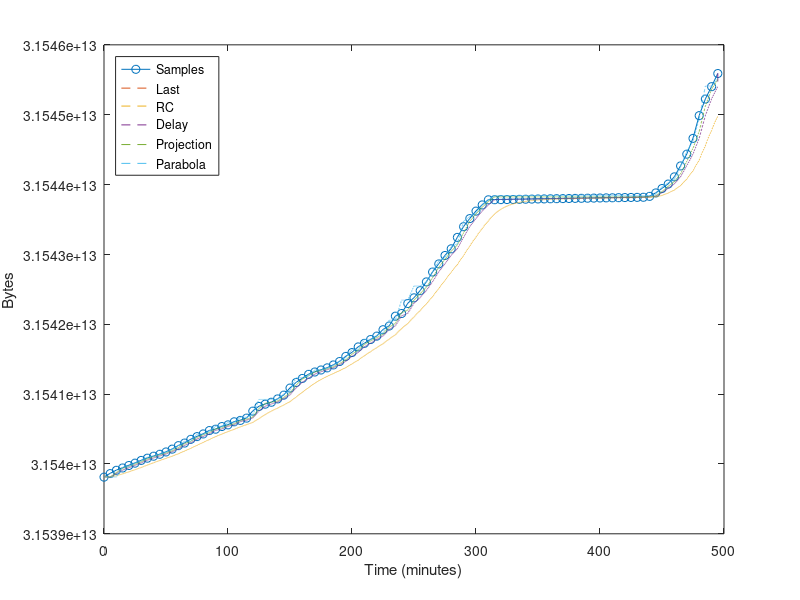

The MATLAB script that drew this image:
% This script simulates a couple different methods for extrapolating the
% value on the display. I want to update it every 10ms or so, but I can
% probably only ping the server every minute or so. Below you can find 
% three different sets of real data from the server, for different sampling
% intervals and durations. 
%

%% Ts=10s for 100*10s=16m40s
dt_samples = 10;
samples = [31537744942583,31537747858935,31537747940855,31537748678135,31537749906935,31537751430647,31537752200695,31537753626103,31537753691639,31537754248695,31537755624951,31537756214775,31537756886519,31537758262775,31537758868983,31537760261623,31537760916983,31537761621495,31537762227703,31537762850295,31537764914679,31537765553655,31537766274551,31537767798263,31537768633847,31537770370551,31537774351863,31537776842231,31537777972727,31537778611703,31537778791927,31537780446711,31537781200375,31537783084535,31537785886199,31537791391223,31537792587255,31537794487799,31537794586103,31537795061239,31537796322807,31537798141431,31537799943671,31537800041975,31537800762871,31537802073591,31537802761719,31537803482615,31537804776951,31537805497847,31537806841335,31537808758263,31537809446391,31537810953719,31537811887607,31537812510199,31537813837303,31537814590967,31537815279095,31537816606199,31537816753655,31537817261559,31537817834999,31537818965495,31537819653623,31537820243447,31537821488631,31537822225911,31537822930423,31537823536631,31537824945655,31537825617399,31537826780663,31537826944503,31537828091383,31537828189687,31537828812279,31537829926391,31537831499255,31537832285687,31537832433143,31537833547255,31537834661367,31537835349495,31537835415031,31537836447223,31537836479991,31537837086199,31537839920631,31537842001399,31537843836407,31537844704759,31537846359543,31537847162359,31537847997943,31537848751607,31537850045943,31537850193399,31537850799607,31537852732919];

%% Ts=60s for 100*60s=1h40m
dt_samples = 60;
samples = [31538243343863,31538263299575,31538275931639,31538287826423,31538307126775,31538317202935,31538327524855,31538337207799,31538340271607,31538342811127,31538345055735,31538353296887,31538365421047,31538375136759,31538381592055,31538394912247,31538405004791,31538420749815,31538421994999,31538424616439,31538427631095,31538429318647,31538433463799,31538446308855,31538461398519,31538475292151,31538487530999,31538502276599,31538510271991,31538515711479,31538524034551,31538530473463,31538539304439,31538552706551,31538558916087,31538575529463,31538584835575,31538598893047,31538604758519,31538608936439,31538615997943,31538624075255,31538637493751,31538647160311,31538655139319,31538661971447,31538674947575,31538684630519,31538690463223,31538702030327,31538711926263,31538722035191,31538731193847,31538747610615,31538781820407,31538794763767,31538808526327,31538817209847,31538830202359,31538856302071,31538866017783,31538870228471,31538874193399,31538877158903,31538880796151,31538882811383,31538898753015,31538907878903,31538921297399,31538930636279,31538942940663,31538951181815,31538970433015,31538977068535,31538982426103,31538988881399,31538995451383,31539000071671,31539011868151,31539018814967,31539026269687,31539038754295,31539045340663,31539052942839,31539060725239,31539068261879,31539077453303,31539081467383,31539089217015,31539100374519,31539112908279,31539121526263,31539127522807,31539136992759,31539142907383,31539148248567,31539165173239,31539181098487,31539195500023,31539212080631];

%% Ts=5m for 100*5m=8h20m
dt_samples = 300;
samples = [31539813914103,31539864884727,31539911759351,31539945084407,31539980342775,31540014093815,31540053317111,31540085364215,31540113757687,31540141364727,31540174345719,31540214961655,31540264785399,31540301682167,31540355077623,31540394169847,31540432311799,31540480775671,31540500125175,31540538086903,31540562187767,31540605916663,31540626167287,31540658787831,31540758681079,31540826002935,31540858525175,31540886099447,31540933563895,31540987778551,31541089113591,31541169051127,31541226903031,31541285344759,31541318850039,31541347751415,31541378160119,31541420004855,31541469009399,31541542426103,31541597427191,31541677889015,31541729056247,31541783565815,31541832586743,31541924271607,31541977339383,31542118176247,31542156563959,31542299858423,31542380713463,31542483391991,31542608762359,31542750139895,31542865876471,31542987101687,31543082472951,31543246001655,31543398897143,31543515190775,31543621981687,31543710553591,31543783986679,31543784936951,31543786493431,31543787623927,31543788901879,31543790949879,31543792473591,31543794144759,31543795897847,31543796864503,31543798781431,31543800223223,31543801288183,31543802861047,31543804368375,31543805482487,31543806957047,31543808398839,31543810004471,31543811708407,31543812691447,31543814493687,31543816001015,31543817606647,31543818950135,31543820277239,31543833236983,31543882208759,31543945516535,31544009364983,31544112453111,31544268822007,31544437331447,31544663184887,31544988816887,31545226335735,31545403643383,31545591551479];

%%
dt_update = dt_samples/100;
N = size(samples,2);

t_samples = 0:dt_samples:(size(samples,2)-1)*dt_samples;
t_interpo = 0:dt_update:(size(samples,2)-1)*dt_samples;

interpo1 = zeros(size(t_interpo));
interpo2 = zeros(size(t_interpo));
interpo3 = zeros(size(t_interpo));
interpo4 = zeros(size(t_interpo));
interpo5 = zeros(size(t_interpo));

cur_sample = 1;
proportional = samples(1);
prevProj = samples(1); interpo4(1) = samples(1);
prevProj2 = samples(1); interpo5(1) = samples(1);
for i=1:size(t_interpo,2)
   if (t_interpo(i) >= t_samples(cur_sample+1))
       prevProj = interpo4(max(1,i-1));
       prevProj2 = interpo5(max(1,i-1));
       cur_sample = cur_sample + 1;
   end
   
   % just use last sample
   interpo1(i) = samples(cur_sample);
   
   % proportional average (i think an LP rc circuit)
%    a = 0.01;
%    proportional = (1-a)*proportional + a*samples(cur_sample);
   shift = 2^8;
   proportional = proportional - (proportional - samples(cur_sample))/shift;
   interpo2(i) = proportional;
   
   % perfect 10 second delay
   mDelay = (samples(cur_sample) - samples(max(cur_sample-1,1))) / (1*dt_samples);
   mDelay = max(0, mDelay); % Ignore slope of zero (can't decrease)
   bDelay = samples(cur_sample) - mDelay*t_samples(max(min(cur_sample+1,N),1));
   interpo3(i) = mDelay*t_interpo(i)+bDelay;
   
   % n point projection monotonic
   % Here we compare now to 'n' points ago to project what next sample will
   % be. These are the m2, b2 and projected values.
   % First we project what the next sample will be.
   n = 2;
   mNext = (samples(cur_sample) - samples(max(cur_sample-n,1))) / (n*dt_samples);
   mNext = max(0, mNext); % Ignore slope of zero (can't decrease)
   mNext = mNext * 0.5;
   bNext = samples(cur_sample) - mNext*t_samples(cur_sample);
   yNext = mNext*t_samples(min(cur_sample+1,N))+bNext;
   
   % Then we increment linearly from current value to the next projected sample.
   mProj = (yNext - prevProj) / dt_samples;
   mProj = max(0, mProj);
   bProj = prevProj - mProj*t_samples(cur_sample);
   projected = mProj*t_interpo(i)+bProj;
   interpo4(i) = projected;
   
   % parabolic projection (same as above but use a parabola for first projection instead)
   x1 = t_samples(max(cur_sample-2,1));
   x2 = t_samples(max(cur_sample-1,1));
   x3 = t_samples(max(cur_sample-0,1));
   y1 =   samples(max(cur_sample-2,1));
   y2 =   samples(max(cur_sample-1,1));
   y3 =   samples(max(cur_sample-0,1));
   
   c  = (y1-y2) / (y2-y3);
   x0 = ( -x1^2 + x2^2 + c*( x2^2 - x3^2 ) )  /  (2.0*( -x1+x2 + c*x2 - c*x3 ));
   a  = (y1-y2)  /  ( (x1-x0)^2 - (x2-x0)^2 );
   y0 = y1 - a*(x1-x0)^2;
   
   yNext = a*(t_samples(min(cur_sample+1,N))-x0)^2 + y0;
   
   mProj = (yNext - prevProj2) / dt_samples;
   mProj = max(0, mProj);
   bProj = prevProj2 - mProj*t_samples(cur_sample);
   projected = mProj*t_interpo(i)+bProj;
   interpo5(i) = projected;
   
end

t_interpo = t_interpo / 60;
t_samples = t_samples / 60;

figure, plot(t_samples, samples,'-o');
hold on
plot(t_interpo, interpo1, '--', 'visible','off')
plot(t_interpo, interpo2, '--')
plot(t_interpo, interpo3, '--')
plot(t_interpo, interpo4, '--')
plot(t_interpo, interpo5, '--')

legend("Samples", "Last", "RC", "Delay", "Projection", "Parabola", 'Location','northwest');
xlabel("Time (minutes)"), ylabel("Bytes");
% set(gcf,'Position',[100 100 1500 1200])